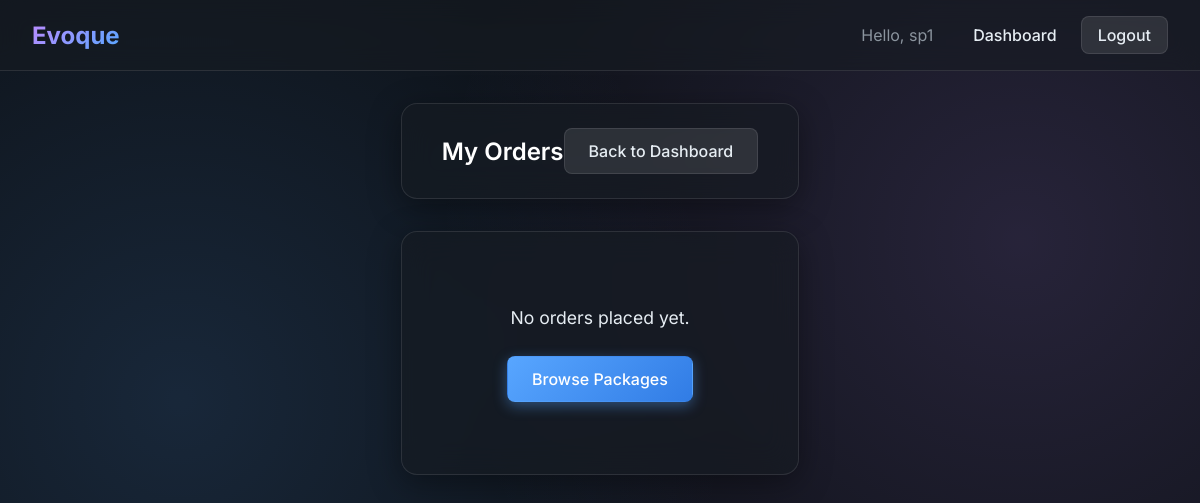
The app's page /customer/orders/ (signed in), older data.
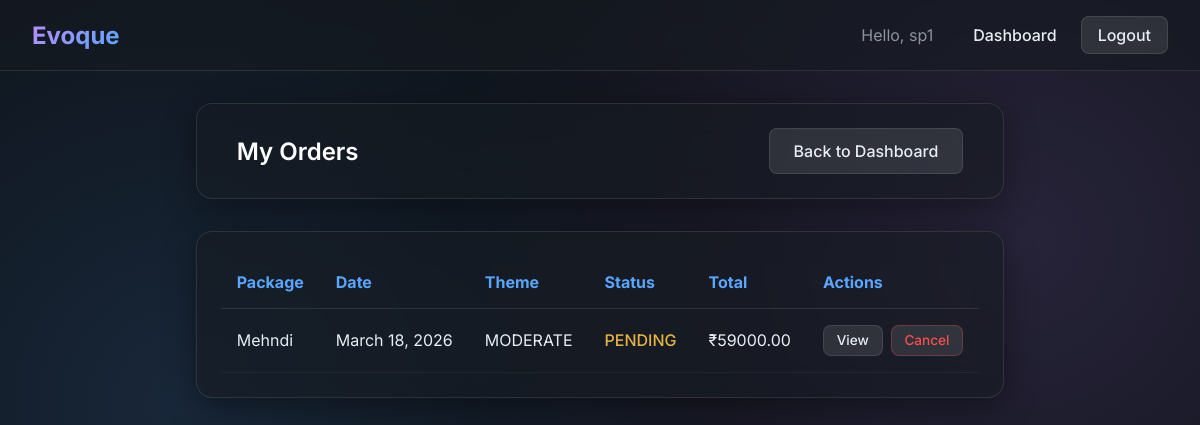
The same page, newer data.
### core/models.py (models this page shows, shortened)
class Order(models.Model):
    STATUS_CHOICES = (
        ('PENDING', 'Pending'),
        ('CONFIRMED', 'Confirmed'),
        ('COMPLETED', 'Completed'),
        ('CANCELLED', 'Cancelled'),
    )
    THEME_CHOICES = (
        ('CLASSIC', 'Classic'),
        ('MODERATE', 'Moderate'),
        ('SUPREME', 'Supreme'),
    )
    user = models.ForeignKey(
        User,
        on_delete=models.CASCADE,
        related_name='orders'
    )
    package = models.ForeignKey(
        Package,
        on_delete=models.CASCADE,
        related_name='orders'
    )
    service_provider = models.ForeignKey(
        ServiceProviderProfile,
        on_delete=models.SET_NULL,
        null=True,
        blank=True,
        related_name='assigned_orders'
    )
    theme_type = models.CharField(
        max_length=20,
        choices=THEME_CHOICES,
        default='CLASSIC'
    )
    venue=models.ForeignKey(Venue, on_delete=models.CASCADE,null=True, blank=True)
    event_date = models.DateField(null=True, blank=True)
    seasonal_discount_percent = models.DecimalField(
        max_digits=5,
        decimal_places=2,
        default=Decimal('0.00')
    )
    order_date = models.DateTimeField(auto_now_add=True)
    status = models.CharField(
        max_length=20,
        choices=STATUS_CHOICES,
        default='PENDING'
    )

class Package(models.Model):
    category = models.ForeignKey(Category, on_delete=models.CASCADE)
    name = models.CharField(max_length=100)
    description = models.TextField(blank=True, null=True)
    price = models.DecimalField(max_digits=10, decimal_places=2)
    status = models.BooleanField(default=True)

class Payment(models.Model):
    PAYMENT_METHOD_CHOICES = (
        ('COD', 'Cash On Delivery'),
        ('ONLINE', 'Online'),
    )
    PAYMENT_STATUS_CHOICES = (
        ('PENDING', 'Pending'),
        ('PAID', 'Paid'),
        ('FAILED', 'Failed'),
    )
    order = models.OneToOneField(
        Order,
        on_delete=models.CASCADE,
        related_name='payment'
    )
    amount = models.DecimalField(max_digits=10, decimal_places=2)
    payment_method = models.CharField(
        max_length=10,
        choices=PAYMENT_METHOD_CHOICES
    )
    status = models.CharField(
        max_length=20,
        choices=PAYMENT_STATUS_CHOICES,
        default='PENDING'
    )
    transaction_id = models.CharField(
        max_length=100,
        blank=True,
        null=True
    )
    created_at = models.DateTimeField(auto_now_add=True)

### core/views.py (the view)
# urls.py: path('customer/orders/', views.customerOrder, name='customerOrder'),
@login_required
def customerOrder(request):
    orders = (
        Order.objects.filter(user=request.user)
        .select_related('package', 'payment')
    )
    return render(
        request,
        'customerOrder.html',
        {'orders': orders}
    )

### core/templates/customerOrder.html (shortened to what this page needs)
{% extends 'base.html' %}
{% block content %}
<div class="glass-panel" style="margin-bottom: 2rem; padding: 1.5rem 2.5rem; display: flex; justify-content: space-between; align-items: center;">
    <h2 style="margin: 0;">My Orders</h2>
    <a href="{% url 'customerDashboard' %}" class="btn btn-secondary">Back to Dashboard</a>
</div>
<div class="glass-panel" style="overflow-x: auto; padding: 1.5rem;">
    {% if orders %}
    <table style="width: 100%; border-collapse: collapse; text-align: left;">
        <thead>
            <tr style="border-bottom: 1px solid var(--glass-border);">
                <th style="padding: 1rem; color: var(--primary-accent);">Package</th>
                <th style="padding: 1rem; color: var(--primary-accent);">Date</th>
                <th style="padding: 1rem; color: var(--primary-accent);">Theme</th>
                <th style="padding: 1rem; color: var(--primary-accent);">Status</th>
                <th style="padding: 1rem; color: var(--primary-accent);">Total</th>
                <th style="padding: 1rem; color: var(--primary-accent);">Actions</th>
            </tr>
        </thead>
        <tbody>
            {% for order in orders %}
            <tr style="border-bottom: 1px solid rgba(255,255,255,0.05); transition: background 0.2s;">
                <td style="padding: 1rem;">{{ order.package.name }}</td>
                <td style="padding: 1rem;">{{ order.event_date }}</td>
                <td style="padding: 1rem;">{{ order.theme_type }}</td>
                <td style="padding: 1rem;">
                    <span style="font-weight: 500;
                        {% if order.status == 'COMPLETED' %}color: var(--success);
                        {% elif order.status == 'PENDING' %}color: #e3b341;
                        {% elif order.status == 'CANCELLED' %}color: var(--danger);
                        {% endif %}">
                        {{ order.status }}
                    </span>
                </td>
                <td style="padding: 1rem;">₹{{ order.payment.amount }}</td>
                <td style="padding: 1rem; display: flex; gap: 0.5rem;">
                    <a href="{% url 'orderDetail' order.id %}" class="btn btn-secondary" style="padding: 0.4rem 0.8rem; font-size: 0.85rem;">View</a>
                    {% if order.status == 'PENDING' %}
                        <form method="post" action="{% url 'cancelOrder' order.id %}" style="margin: 0;">
                            <button type="submit" class="btn btn-secondary" style="padding: 0.4rem 0.8rem; font-size: 0.85rem; color: var(--danger); border-color: rgba(248,81,73,0.3);">Cancel</button>
                        </form>
                    {% endif %}
                </td>
            </tr>
            {% endfor %}
        </tbody>
    </table>
    {% else %}
    <div style="text-align: center; padding: 3rem 1rem;">
        <p style="margin-bottom: 1.5rem; font-size: 1.1rem; color: var(--text-color);">No orders placed yet.</p>
        <a href="{% url 'categoryList' %}" class="btn btn-primary">Browse Packages</a>
    </div>
    {% endif %}
</div>
{% endblock %}

Row changes from the older to the newer data that the page shows:
added Order: package.name "Mehndi", event_date "March 18, 2026", theme_type "MODERATE", status "PENDING", payment.amount "59000.00", shows "Cancel"
Text that changed along with them:
text no longer shown: "No orders placed yet. Browse Packages"
text now shown: "Package Date Theme Status Total Actions"
